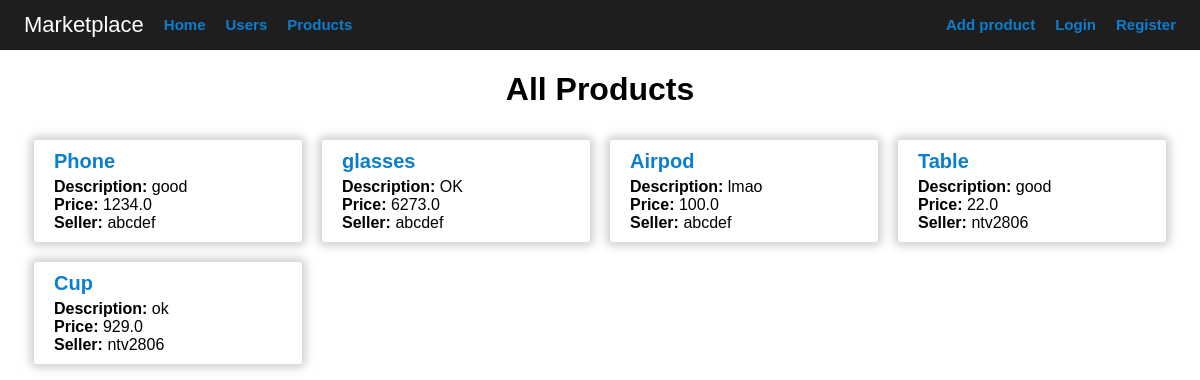
Page /products on the committed database.
### app/models.py (models this page shows, shortened)
class Product(db.Model):
    __tablename__ = 'products'
    id = db.Column(db.Integer, primary_key=True)
    title = db.Column(db.String(100), nullable=False)
    description = db.Column(db.Text, nullable=False)
    price = db.Column(db.Float, nullable=False)
    user_id = db.Column(db.Integer, db.ForeignKey('users.id'), nullable=False)

class User(db.Model, UserMixin):
    __tablename__ = 'users'
    id = db.Column(db.Integer, primary_key=True)
    username = db.Column(db.String(20), unique=True, nullable=False)
    email = db.Column(db.String(100), unique=True, nullable=False)
    password_hash = db.Column(db.String(30), nullable=False)
    products = db.relationship('Product', backref='seller', lazy='select', cascade='all, delete-orphan')
    def __repr__(self):
        return f"{self.username}"
    @property
    def password(self):
        raise AttributeError("password is not a readable attribute")

### app/main/views.py (the view)
@main.route('/products')
def products():
    products = Product.query.all()
    return render_template('products.html', products=products)

### app/templates/products.html
{% extends 'base.html' %} {% block title %}All Products{% endblock %}{% block
head %} {{ super() }}
<link
  rel="stylesheet"
  type="text/css"
  href="{{ url_for('static',filename='css/products.css') }}"
/>
{% endblock %} {% block content %}
<h1>All Products</h1>
<div class="container">
  {% for product in products %}
  <div class="product-holder">
    <a
      class="center"
      href="{{ url_for('main.product_detail', product_id=product.id) }}"
      >{{ product.title }}</a
    >
    <div class="product-des"><b>Description:</b> {{ product.description }}</div>
    <div class="product-des"><b>Price:</b> {{ product.price }}</div>
    <div class="product-des"><b>Seller:</b> {{ product.seller }}</div>
  </div>
  {% endfor %}
</div>
{% endblock %}

### app/templates/base.html (shortened to what this page needs)
<!DOCTYPE html>
<html>
  {% block head %}
  <head>
    <link
      rel="stylesheet"
      type="text/css"
      href="{{ url_for('static',filename='css/base.css') }}"
    />
    <title>{% block title %}Marketplace{% endblock %}</title></head
  >{% endblock %}
  <body>
    <div class="nav-bar">
      <div class="nav-left">
        <a class="text-link" href=""><div class="nav-text">Marketplace</div></a>
        <div class="nav-btn"><a href="{{ url_for('main.home') }}">Home</a></div>
        <div class="nav-btn">
          <a href="{{ url_for('main.users') }}">Users</a>
        </div>
        <div class="nav-btn">
          <a href="{{ url_for('main.products') }}">Products</a>
        </div>
      </div>
      <div class="nav-right">
        <div class="nav-links">
          {% if current_user.is_authenticated %}
          <div class="nav-btn">
            <a
              href="{{ url_for('main.user_profile', user_id = current_user.id) }}"
              >Profile</a
            >
          </div>
          <div class="nav-btn">
            <a
              href="{{ url_for('main.redirect_new_product', user_id=current_user.id) }}"
              >Add product</a
            >
          </div>
          <div class="nav-btn">
            <a href="{{ url_for('main.logout') }}">Logout</a>
          </div>
          {% else %}
          <div class="nav-btn">
            <a
              href="{{ url_for('main.redirect_new_product', user_id=current_user.id) }}"
              >Add product</a
            >
          </div>
          <div class="nav-btn">
            <a href="{{ url_for('main.login') }}">Login</a>
          </div>
          <div class="nav-btn">
            <a href="{{ url_for('main.new_user') }}">Register</a>
          </div>
          {% endif %}
        </div>
      </div>
    </div>
     {% block content %} {% endblock %}
  </body>
</html>

### app/static/css/base.css (style rules this page uses)
html, body { font-family: Arial, Helvetica, sans-serif; font-weight: 600; margin: 0; padding: 0; width: 100%; }
.nav-bar { display: flex; background-color: #1f1e1e; position: sticky; width: 100%; height: 50px; justify-content: space-between; align-items: center; }
.nav-left { display: flex; align-items: center; margin-left: 2%; }
.nav-right { display: flex; align-items: center; margin-right: 2%; }
.nav-btn { margin-right: 20px; color: white; }
.nav-btn:last-child { margin-right: 0px; }
.text-link { text-decoration: none; color: white; }
.nav-text { color: white; display: flex; align-items: center; margin-right: 20px; font-weight: 400; font-size: 22px; }
.nav-links { display: flex; align-items: center; }
a { text-decoration: none; color: #0c7ecf; font-size: 15px; }

### app/static/css/products.css (style rules this page uses)
body { font-family: Arial, Helvetica, sans-serif; font-weight: 600; display: flex; flex-direction: column; justify-content: center; align-items: center; }
.container { display: flex; flex-wrap: wrap; width: 96%; border-radius: 10px; }
.center { display: flex; align-items: center; font-size: 20px; margin-bottom: 5px; margin-left: 10px; }
a { text-decoration: none; color: #0c7ecf; }
.product-holder { display: flex; flex-direction: column; flex-wrap: wrap; width: calc(100% / 4 - 40px); perspective: 800px; margin: 10px; justify-content: center; border-radius: 3px; box-shadow: 0 0 10px 4px #d0d0d0; padding: 10px; }
.product-des { font-weight: 400; margin-left: 10px; }

### rows in the picture
Product: title "Phone", description "good", price "1234.0", seller "abcdef"
Product: title "glasses", description "OK", price "6273.0", seller "abcdef"
Product: title "Airpod", description "lmao", price "100.0", seller "abcdef"
Product: title "Table", description "good", price "22.0", seller "ntv2806"
Product: title "Cup", description "ok", price "929.0", seller "ntv2806"
